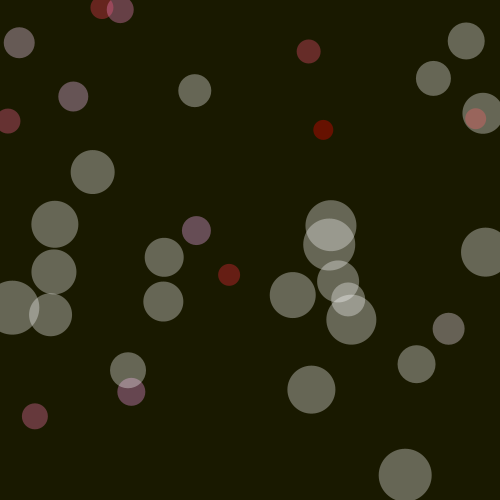
Frame 1 (no input)
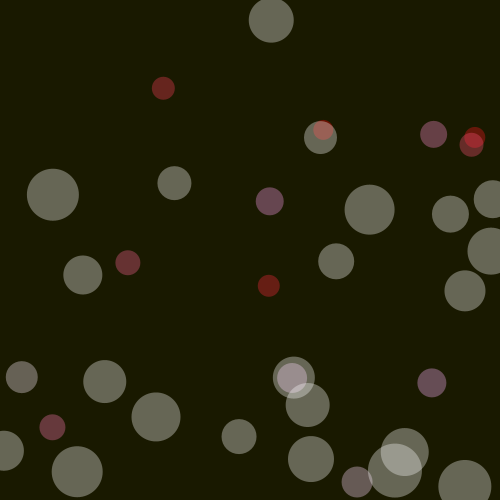
Frame 60 (the mouse pressed at the canvas centre just before this capture)
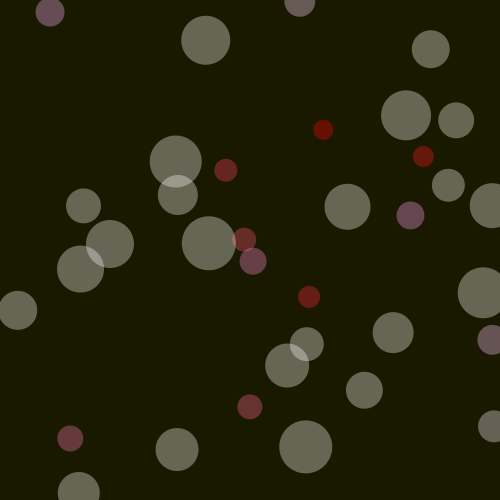
Frame 120 (the mouse held since frame 60 and released just before this capture)

The Processing sketch that drew these frames (run headless with seeded random() and noise(); from frame 60 on, the mouse is pressed at the canvas centre):

// Processing sketch: processing_67002
// ── processing_67002.pde

int numCircle = 35;
 
float[] circleX = new float [numCircle];
float[] circleY = new float [numCircle];
float[] velX = new float [numCircle];
float[] velY = new float [numCircle];
 
void setup() {
  size(500,500);
  smooth();
  noStroke();
   
  for (int i=0; i < numCircle; i++) {
   circleX[i] = random(width);
   circleY[i] = random(height);
   println("X = " + circleX[i] + "Y = " + circleY[i]);
   velX[i] = random(i);
   velY[i] = random(i);
  }
  
}
 
void draw(){
 background(25,25,0);
 
 for (int i = 0; i < numCircle; i++) {
  fill(255,i*20,i*30,85);
    ellipse(circleX[i], circleY[i], i+20, i+20);
 
 circleY[i] += velY[i];
 circleX[i] += velX[i];

if ((circleY[i] < 0) || (circleY[i] > height)) {
    velY[i]*=-1;
  }  
   
if ((circleX[i] < 0) || (circleX [i] > width)) {
    velX[i]*=-1;
  }
    

     
       
 }
}
